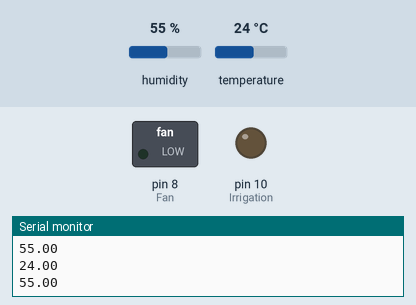
This sketch was run on a simulated Arduino Uno, built with avr-gcc and run on an emulated ATmega328P. Shown: switched loads named in the sketch (green lamp = pin HIGH), output pins drawn as LEDs (lit = HIGH), the last lines printed to the serial monitor. Inputs (shaded band) come from the test bench; at power-on: humidity 55 %, temperature 24 °C. Pins used as bus, display or sensor lines are not drawn.

Above: at 2.8 s.
2.9 s: humidity set to 22 %
5.6 s: humidity set to 19 %
At 7.0 s:
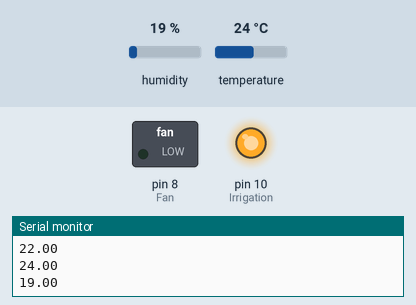
8.3 s: temperature set to 28 °C
At 10.6 s:
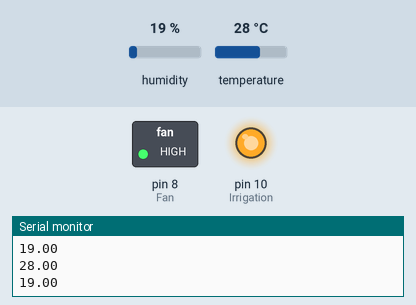
11.6 s: humidity set to 58 %
14.3 s: humidity set to 61 %
At 16.7 s:
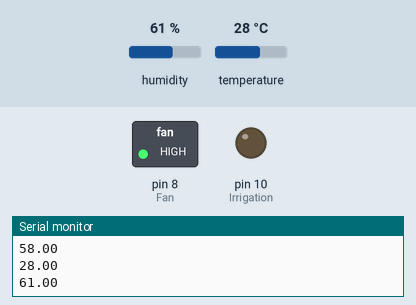
17.7 s: temperature set to 12 °C
At 19.1 s:
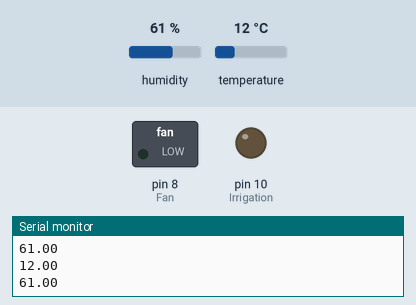
Timing chart, 0 to 20.7 s (numbered marks = the images above; inputs shaded):
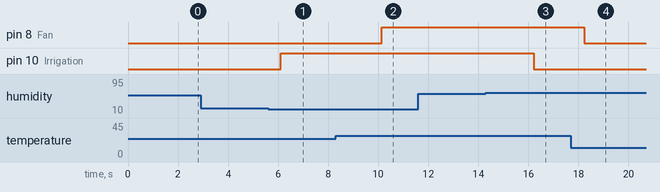

The sketch:

Klimat.ino
```cpp
#include "DHT.h"
#define DHTPIN 2 //Номер порта датчика

//Температура для вентилятора
const float minTemFan = 25;  //Температура при которой выключается вентилятор
const float maxTemFan = 27; //Тут ключается вентилятор
//Температура для обогревателя
const float minTem = 24;    //Температура при которой включается обогрев
const float maxTem = 26;    //выключается
//Влажность
const float minHum = 20;    //Тут включается иррегатор
const float maxHum = 60;    //а тут выключается
//Порты
const int Fan = 8;          //Порт вентилятора
const int Heating = 9;      //Порт обогревателя
const int Irrigation = 10;  //Порт ирригатора

DHT dht(DHTPIN, DHT11);

void setup() {
  // put your setup code here, to run once:
  Serial.begin(9600);
  dht.begin();
  pinMode(Fan,OUTPUT);
  pinMode(Heating,OUTPUT);
  pinMode(Irrigation,OUTPUT);
}

void loop() {
  // put your main code here, to run repeatedly:

  float t = dht.readTemperature();
  float h = dht.readHumidity();
  if (t >= maxTemFan) digitalWrite(Fan,HIGH);
  if (t <= minTemFan) digitalWrite(Fan,LOW);
  if (t <= maxTem) digitalWrite(Heating,HIGH);
  if (t >= minTem) digitalWrite(Heating,LOW);
  if (h <= minHum) digitalWrite(Irrigation,HIGH);
  if (h >= maxHum) digitalWrite(Irrigation,LOW);

  Serial.println(t);
  Serial.println(h);
  Serial.println();

  delay(2000);
}
```

Measured:
- the behaviour switches between 21 and 20 % on humidity (found by bisection; images 0 and 1)
- the behaviour switches between 26 and 27 °C on temperature (found by bisection; images 1 and 2)
- the behaviour switches between 59 and 60 % on humidity (found by bisection; images 2 and 3)
- after the input at 5.6 s, pin 10 (Irrigation): LOW → HIGH after 0.50 s
- after the input at 8.3 s, pin 8 (Fan): LOW → HIGH after 1.8 s
- after the input at 14.3 s, pin 10 (Irrigation): HIGH → LOW after 1.9 s
- after the input at 17.7 s, pin 8 (Fan): HIGH → LOW after 0.54 s
